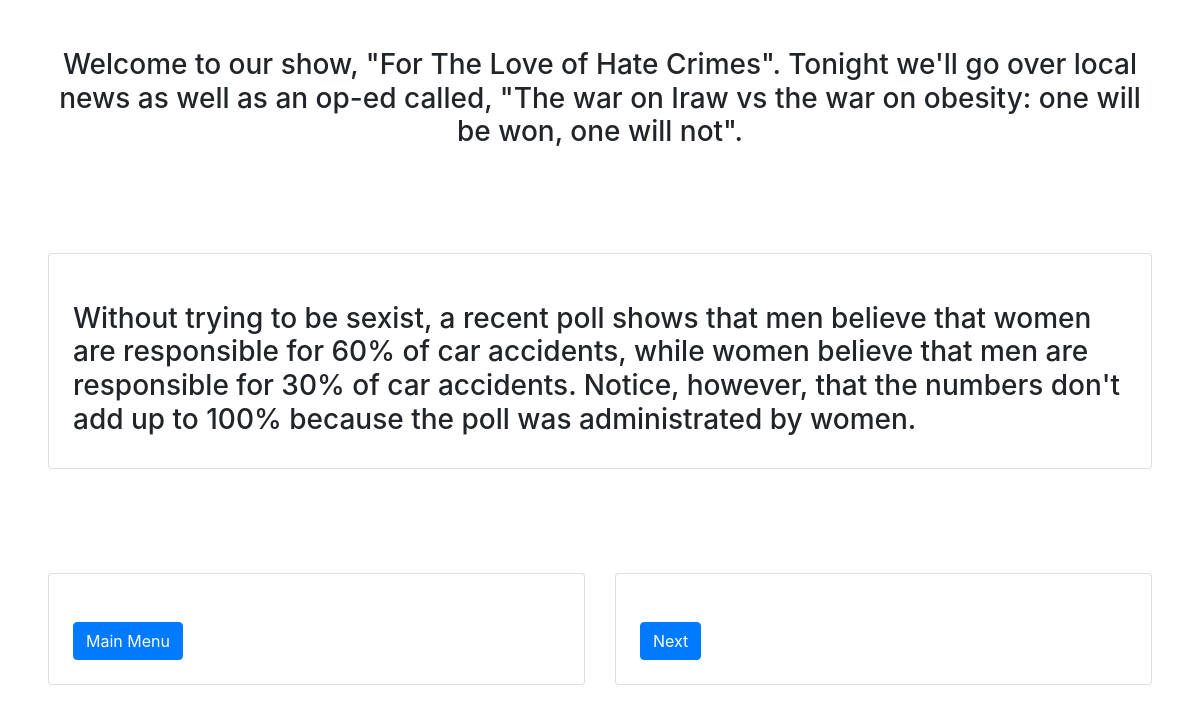
The app's page /game/2/headlines/ with its own data.
### game/models.py (models this page shows, shortened)
class Intro(models.Model):
    intro = models.TextField(max_length=5000)
    created = models.DateTimeField(auto_now_add=True)

class Headline(models.Model):
    category = models.ForeignKey(Category, on_delete=models.PROTECT)
    headline = models.TextField(max_length=5000)
    created = models.DateTimeField(auto_now_add=True)
    def __str__(self):
        return self.headline

### game/views.py (the view)
# urls.py: re_path(r"(?P<category>\d+)/headlines/$",views.Headlines.as_view(),name="headlines"), #(?P<pk>\d+)
class Headlines(generic.ListView):
    model = Headline
    template_name = "prompter.html"
    def get_context_data(self, **kwargs):
        context = super().get_context_data(**kwargs)
        print("Category:",self.kwargs.get('category'))
        if int(self.kwargs.get('category')) == 3:
            self.headline = Headline.objects.order_by('?').all()[0]
        else:
            self.headline = Headline.objects.filter(category=self.kwargs.get('category')).order_by('?').all()[0]
        self.intro = Intro.objects.order_by('?').values('intro')[0]
        context['headline'] = self.headline
        context['intro'] = self.intro
        context['category'] = self.kwargs.get('category')
        return context

### game/templates/prompter.html (shortened to what this page needs)
<html>
    <link rel="stylesheet" href="https://cdn.jsdelivr.net/npm/bootstrap@4.3.1/dist/css/bootstrap.min.css">
    <head>
    </head>
    <body>
        <div class="text-center p-5">
            <h3 class="heading">{{intro.intro}}</h3>
        </div>
        <div class="row p-5">
            <div class="col-md">
                <div class="card p-4 mb-2">
                    <div class="mt-4">
                        <h3 class="heading">{{headline}}</h3>
                    </div>
                </div>
            </div>
        </div>
        <div class="row p-5">
            <div class="col-md">
                <div class="card p-4 mb-2">
                    <div class="mt-4">
                        <a href="/game/categories">
                            <button class = "btn btn-primary">Main Menu</button>
                        </a>
                    </div>
                </div>
            </div>
            <div class="col-md">
                <div class="card p-4 mb-2">
                    <div class="mt-4">
                        <a href="/game/{{category}}/headlines/">
                            <button class = "btn btn-primary" onclick="playAudio()">Next</button>
                        </a>
                    </div>
                </div>
            </div>
    </body>
</html>

### records on screen
Intro: intro "Welcome to our show, \"For The Love of Hate Crimes\". Tonight we'll go over local news as well as an op-ed called, \"The war on Iraw vs the war on obesity: one will be won, one will not\"."
Headline: headline "Without trying to be sexist, a recent poll shows that men believe that women are responsible for 60% of car accidents, while women believe that men are responsible for 30% of car accidents. Notice, however, that the numbers don't add up to 100% because the poll was administrated by women."
